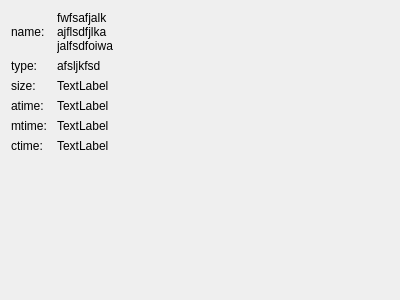
<?xml version="1.0" encoding="UTF-8"?>
<ui version="4.0">
 <class>Dialog</class>
 <widget class="QDialog" name="Dialog">
  <property name="geometry">
   <rect>
    <x>0</x>
    <y>0</y>
    <width>400</width>
    <height>300</height>
   </rect>
  </property>
  <property name="windowTitle">
   <string>Dialog</string>
  </property>
  <layout class="QGridLayout" name="gridLayout">
   <item row="6" column="0">
    <spacer name="verticalSpacer_2">
     <property name="orientation">
      <enum>Qt::Vertical</enum>
     </property>
     <property name="sizeHint" stdset="0">
      <size>
       <width>20</width>
       <height>40</height>
      </size>
     </property>
    </spacer>
   </item>
   <item row="1" column="1">
    <widget class="QLabel" name="label_4">
     <property name="sizePolicy">
      <sizepolicy hsizetype="Expanding" vsizetype="Preferred">
       <horstretch>0</horstretch>
       <verstretch>0</verstretch>
      </sizepolicy>
     </property>
     <property name="text">
      <string>afsljkfsd</string>
     </property>
    </widget>
   </item>
   <item row="3" column="1">
    <widget class="QLabel" name="label_8">
     <property name="sizePolicy">
      <sizepolicy hsizetype="Expanding" vsizetype="Preferred">
       <horstretch>0</horstretch>
       <verstretch>0</verstretch>
      </sizepolicy>
     </property>
     <property name="text">
      <string>TextLabel</string>
     </property>
    </widget>
   </item>
   <item row="1" column="0">
    <widget class="QLabel" name="label_3">
     <property name="text">
      <string>type: </string>
     </property>
    </widget>
   </item>
   <item row="3" column="0">
    <widget class="QLabel" name="label_7">
     <property name="text">
      <string>atime: </string>
     </property>
    </widget>
   </item>
   <item row="2" column="0">
    <widget class="QLabel" name="label_5">
     <property name="text">
      <string>size: </string>
     </property>
    </widget>
   </item>
   <item row="0" column="0">
    <widget class="QLabel" name="label">
     <property name="text">
      <string>name: </string>
     </property>
    </widget>
   </item>
   <item row="0" column="1">
    <widget class="QLabel" name="label_2">
     <property name="sizePolicy">
      <sizepolicy hsizetype="Expanding" vsizetype="Preferred">
       <horstretch>0</horstretch>
       <verstretch>0</verstretch>
      </sizepolicy>
     </property>
     <property name="text">
      <string>fwfsafjalk
ajflsdfjlka
jalfsdfoiwa</string>
     </property>
    </widget>
   </item>
   <item row="6" column="1">
    <spacer name="verticalSpacer">
     <property name="orientation">
      <enum>Qt::Vertical</enum>
     </property>
     <property name="sizeHint" stdset="0">
      <size>
       <width>20</width>
       <height>40</height>
      </size>
     </property>
    </spacer>
   </item>
   <item row="5" column="0">
    <widget class="QLabel" name="label_9">
     <property name="text">
      <string>ctime: </string>
     </property>
    </widget>
   </item>
   <item row="2" column="1">
    <widget class="QLabel" name="label_6">
     <property name="sizePolicy">
      <sizepolicy hsizetype="Expanding" vsizetype="Preferred">
       <horstretch>0</horstretch>
       <verstretch>0</verstretch>
      </sizepolicy>
     </property>
     <property name="text">
      <string>TextLabel</string>
     </property>
    </widget>
   </item>
   <item row="4" column="0">
    <widget class="QLabel" name="label_10">
     <property name="text">
      <string>mtime: </string>
     </property>
    </widget>
   </item>
   <item row="4" column="1">
    <widget class="QLabel" name="label_11">
     <property name="sizePolicy">
      <sizepolicy hsizetype="Expanding" vsizetype="Preferred">
       <horstretch>0</horstretch>
       <verstretch>0</verstretch>
      </sizepolicy>
     </property>
     <property name="text">
      <string>TextLabel</string>
     </property>
    </widget>
   </item>
   <item row="5" column="1">
    <widget class="QLabel" name="label_12">
     <property name="sizePolicy">
      <sizepolicy hsizetype="Expanding" vsizetype="Preferred">
       <horstretch>0</horstretch>
       <verstretch>0</verstretch>
      </sizepolicy>
     </property>
     <property name="text">
      <string>TextLabel</string>
     </property>
    </widget>
   </item>
  </layout>
 </widget>
 <resources/>
 <connections/>
</ui>
